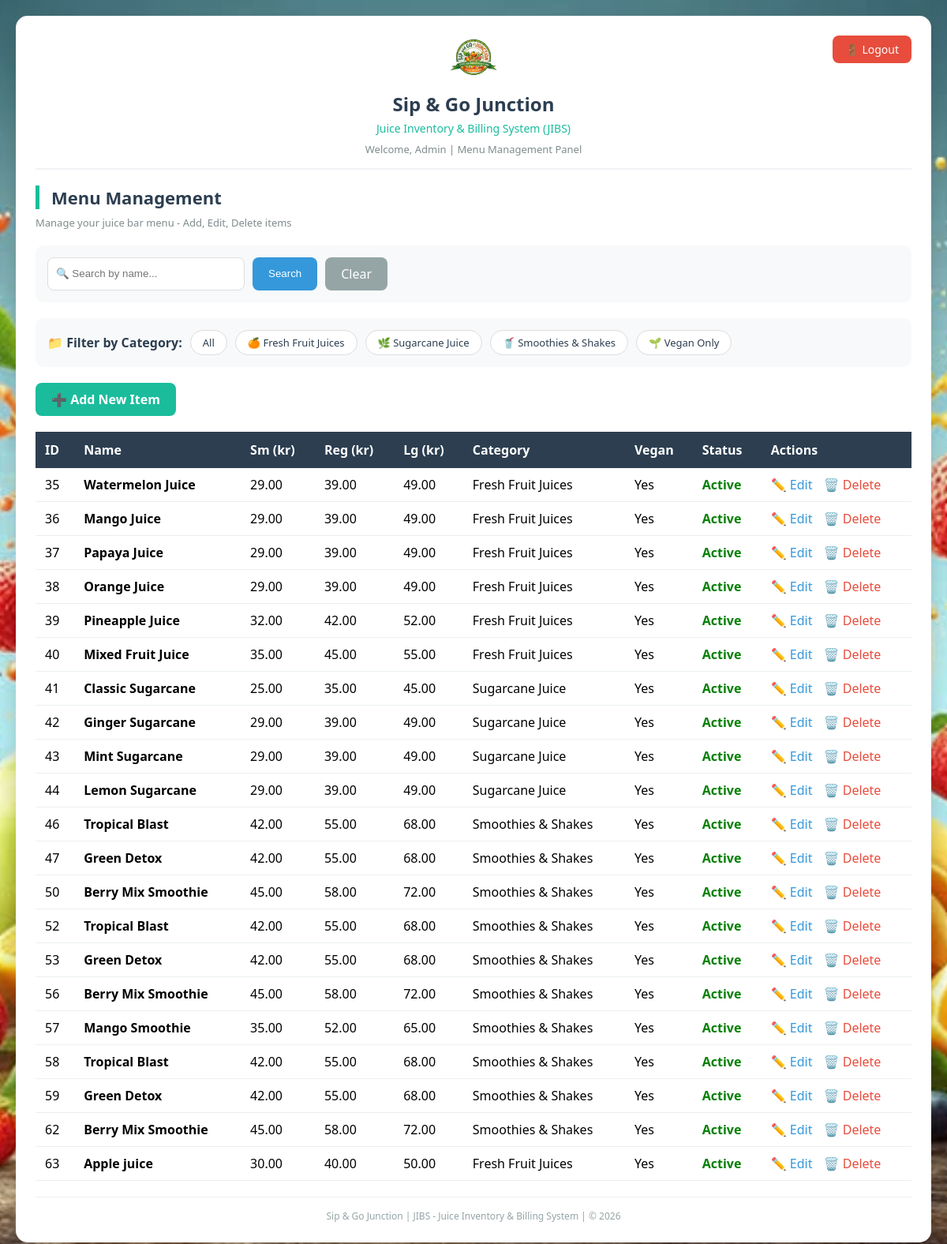
The app's page /admin/menu?vegan=1 (signed in), older data.
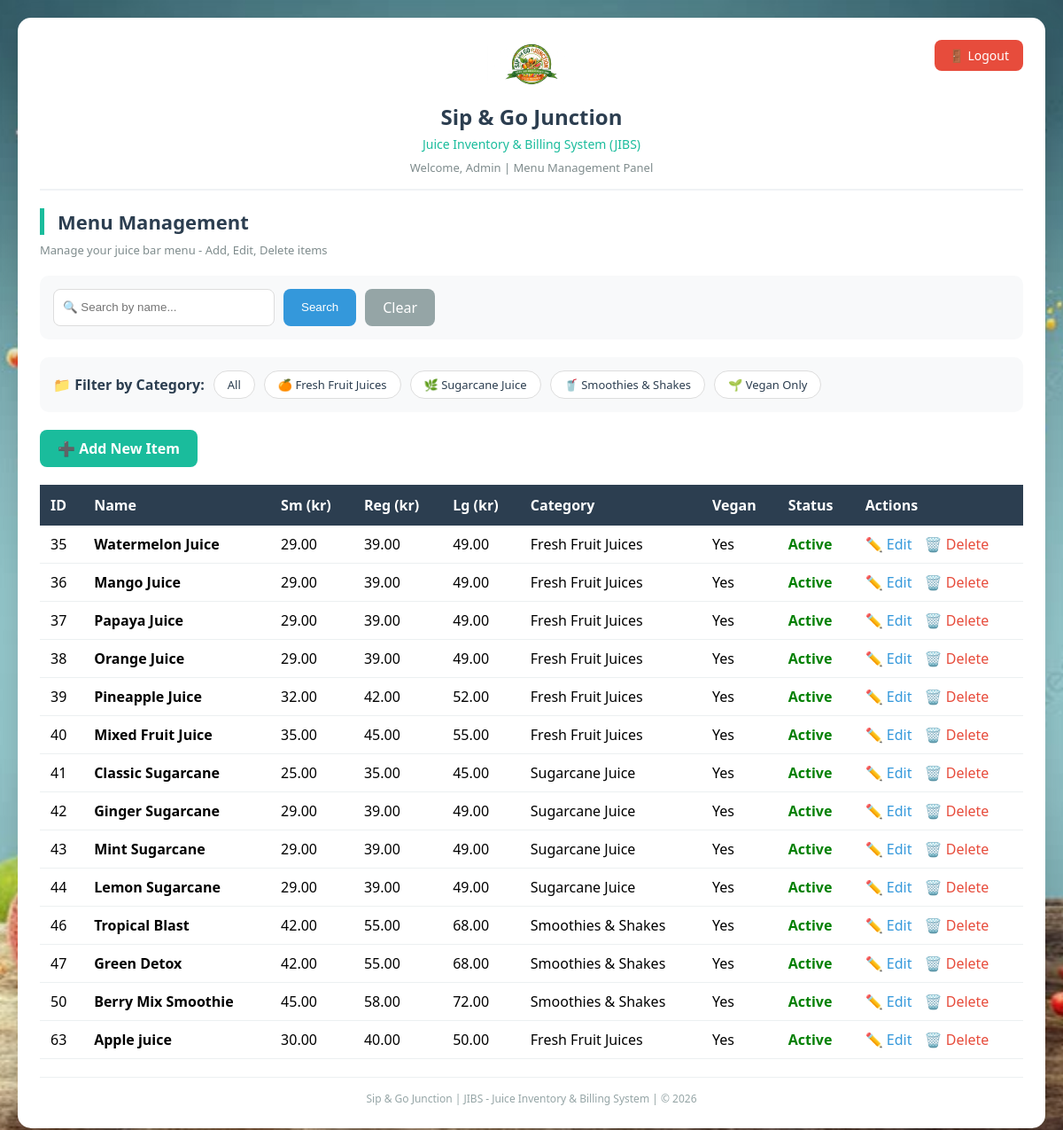
The same page, newer data.
### tables this page shows
CREATE TABLE tblMenuItem (
        ItemID INTEGER PRIMARY KEY AUTOINCREMENT,
        Name TEXT NOT NULL,
        PriceSm INTEGER NOT NULL,
        PriceReg INTEGER NOT NULL,
        PriceLg INTEGER NOT NULL,
        IsVegan BOOLEAN DEFAULT TRUE,
        Category TEXT NOT NULL,
        IsActive BOOLEAN DEFAULT TRUE
    );

### menu_app.py (the view)
@app.route('/admin/menu')
@login_required
def list_menu():
    conn = get_db()
    cursor = conn.cursor()
    category = request.args.get('category')
    search = request.args.get('search')
    vegan = request.args.get('vegan')
    if category:
        cursor.execute("SELECT ItemID, Name, PriceSm, PriceReg, PriceLg, Category, IsVegan, IsActive FROM tblMenuItem WHERE Category = ?", (category,))
    elif search:
        cursor.execute("SELECT ItemID, Name, PriceSm, PriceReg, PriceLg, Category, IsVegan, IsActive FROM tblMenuItem WHERE Name LIKE ?", (f'%{search}%',))
    elif vegan:
        cursor.execute("SELECT ItemID, Name, PriceSm, PriceReg, PriceLg, Category, IsVegan, IsActive FROM tblMenuItem WHERE IsVegan = 1")
    else:
        cursor.execute("SELECT ItemID, Name, PriceSm, PriceReg, PriceLg, Category, IsVegan, IsActive FROM tblMenuItem")
    items = cursor.fetchall()
    conn.close()
    return render_template('menu_list.html', items=items)

### menu_app.py (called while the page is built)
def get_db():
    return sqlite3.connect('menu.db')

def login_required(f):
    @wraps(f)
    def wrapper(*args, **kwargs):
        if not session.get('admin_logged_in'):
            return redirect(url_for('admin_login'))
        return f(*args, **kwargs)
    return wrapper

### templates/menu_list.html (shortened to what this page needs)
<!DOCTYPE html>
<html>
<head>
</head>
<body>
    <div class="container">
        <div class="header">
            <a href="/admin/logout" class="logout-btn" onclick="return confirm('Logout from admin panel?')">🚪 Logout</a>
            <div class="logo-container">
                <img src="/static/logo.jpg" alt="Sip & Go Logo" class="logo">
            </div>
            <div class="shop-name">Sip & Go Junction</div>
            <div class="system-name">Juice Inventory & Billing System (JIBS)</div>
            <div class="welcome">Welcome, Admin | Menu Management Panel</div>
        </div>
        <h1> Menu Management</h1>
        <div class="subtitle">Manage your juice bar menu - Add, Edit, Delete items</div>
        <div class="search-box">
            <form method="GET" action="/admin/menu">
                <input type="text" name="search" placeholder="🔍 Search by name..." value="{{ request.args.get('search', '') }}">
                <button type="submit">Search</button>
                <a href="/admin/menu">Clear</a>
            </form>
        </div>
        <div class="filter">
            <strong>📁 Filter by Category:</strong>
            <a href="/admin/menu">All</a>
            <a href="/admin/menu?category=Fresh%20Fruit%20Juices">🍊 Fresh Fruit Juices</a>
            <a href="/admin/menu?category=Sugarcane%20Juice">🌿 Sugarcane Juice</a>
            <a href="/admin/menu?category=Smoothies%20%26%20Shakes">🥤 Smoothies & Shakes</a>
            <a href="/admin/menu?vegan=1">🌱 Vegan Only</a>
        </div>
        <a href="/admin/menu/add" class="add-btn">➕ Add New Item</a>
        <div class="table-wrapper">
            {% if items %}
            <table>
                <thead>
                    <tr>
                        <th>ID</th>
                        <th>Name</th>
                        <th>Sm (kr)</th>
                        <th>Reg (kr)</th>
                        <th>Lg (kr)</th>
                        <th>Category</th>
                        <th>Vegan</th>
                        <th>Status</th>
                        <th>Actions</th>
                    </tr>
                </thead>
                <tbody>
                    {% for item in items %}
                    <tr>
                        <td>{{ item[0] }}</td>
                        <td><strong>{{ item[1] }}</strong></td>
                        <td>{{ "%.2f"|format(item[2] / 100) }}</td>
                        <td>{{ "%.2f"|format(item[3] / 100) }}</td>
                        <td>{{ "%.2f"|format(item[4] / 100) }}</td>
                        <td>{{ item[5] }}</td>
                        <td>{{ "Yes" if item[6] else "No" }}</td>
                        <td class="{{ 'active' if item[7] else 'inactive' }}">{{ "Active" if item[7] else "Inactive" }}</td>
                        <td>
                            <a href="/admin/menu/edit/{{ item[0] }}" class="edit-link">✏️ Edit</a>
                            <a href="/admin/menu/delete/{{ item[0] }}" class="delete-link" onclick="return confirm('Delete this item?')">🗑️ Delete</a>
                        </td>
                    </tr>
                    {% endfor %}
                </tbody>
            </table>
            {% else %}
            <div class="empty-message">
                <p>🍹 No menu items found.</p>
                <p>Click "Add New Item" to create your first menu item.</p>
            </div>
            {% endif %}
        </div>
        <div class="footer">
            Sip & Go Junction | JIBS - Juice Inventory & Billing System | © 2026
        </div>
    </div>
</body>
</html>

Row changes from the older to the newer data that the page shows:
removed tblMenuItem: ItemID "52", Name "Tropical Blast", item[2]/100 "42.00", item[3]/100 "55.00", item[4]/100 "68.00", Category "Smoothies & Shakes", IsVegan "Yes", IsActive "Active"
removed tblMenuItem: ItemID "53", Name "Green Detox", item[2]/100 "42.00", item[3]/100 "55.00", item[4]/100 "68.00", Category "Smoothies & Shakes", IsVegan "Yes", IsActive "Active"
removed tblMenuItem: ItemID "56", Name "Berry Mix Smoothie", item[2]/100 "45.00", item[3]/100 "58.00", item[4]/100 "72.00", Category "Smoothies & Shakes", IsVegan "Yes", IsActive "Active"
removed tblMenuItem: ItemID "57", Name "Mango Smoothie", item[2]/100 "35.00", item[3]/100 "52.00", item[4]/100 "65.00", Category "Smoothies & Shakes", IsVegan "Yes", IsActive "Active"
removed tblMenuItem: ItemID "58", Name "Tropical Blast", item[2]/100 "42.00", item[3]/100 "55.00", item[4]/100 "68.00", Category "Smoothies & Shakes", IsVegan "Yes", IsActive "Active"
removed tblMenuItem: ItemID "59", Name "Green Detox", item[2]/100 "42.00", item[3]/100 "55.00", item[4]/100 "68.00", Category "Smoothies & Shakes", IsVegan "Yes", IsActive "Active"
removed tblMenuItem: ItemID "62", Name "Berry Mix Smoothie", item[2]/100 "45.00", item[3]/100 "58.00", item[4]/100 "72.00", Category "Smoothies & Shakes", IsVegan "Yes", IsActive "Active"
